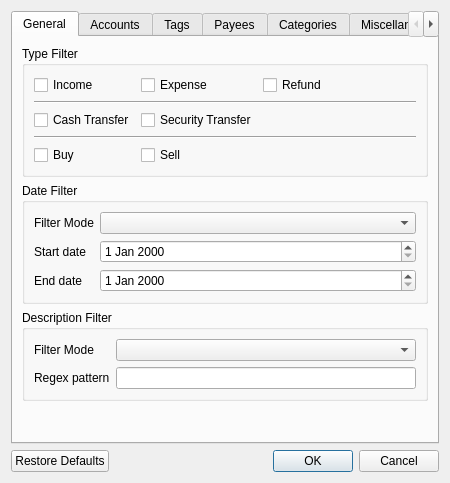
<?xml version="1.0" encoding="UTF-8"?>
<ui version="4.0">
 <class>TransactionFilterDialog</class>
 <widget class="QDialog" name="TransactionFilterDialog">
  <property name="windowModality">
   <enum>Qt::WindowModal</enum>
  </property>
  <property name="geometry">
   <rect>
    <x>0</x>
    <y>0</y>
    <width>450</width>
    <height>483</height>
   </rect>
  </property>
  <property name="sizePolicy">
   <sizepolicy hsizetype="Preferred" vsizetype="Preferred">
    <horstretch>0</horstretch>
    <verstretch>0</verstretch>
   </sizepolicy>
  </property>
  <property name="minimumSize">
   <size>
    <width>450</width>
    <height>0</height>
   </size>
  </property>
  <property name="windowTitle">
   <string>Dialog</string>
  </property>
  <property name="locale">
   <locale language="English" country="UnitedKingdom"/>
  </property>
  <layout class="QVBoxLayout" name="verticalLayout">
   <item>
    <widget class="QTabWidget" name="mainTabWidget">
     <property name="currentIndex">
      <number>0</number>
     </property>
     <widget class="QWidget" name="generalTab">
      <attribute name="title">
       <string>General</string>
      </attribute>
      <layout class="QVBoxLayout" name="verticalLayout_2">
       <item>
        <widget class="QGroupBox" name="typeFilterGroupBox">
         <property name="title">
          <string>Type Filter</string>
         </property>
         <property name="checkable">
          <bool>false</bool>
         </property>
         <property name="checked">
          <bool>false</bool>
         </property>
         <layout class="QHBoxLayout" name="horizontalLayout">
          <item>
           <layout class="QGridLayout" name="typeFilterGridLayout">
            <item row="0" column="0">
             <widget class="QCheckBox" name="incomeCheckBox">
              <property name="text">
               <string>Income</string>
              </property>
             </widget>
            </item>
            <item row="2" column="1">
             <widget class="QCheckBox" name="securityTransferCheckBox">
              <property name="text">
               <string>Security Transfer</string>
              </property>
             </widget>
            </item>
            <item row="0" column="1">
             <widget class="QCheckBox" name="expenseCheckBox">
              <property name="text">
               <string>Expense</string>
              </property>
             </widget>
            </item>
            <item row="0" column="3">
             <spacer name="horizontalSpacer">
              <property name="orientation">
               <enum>Qt::Horizontal</enum>
              </property>
              <property name="sizeHint" stdset="0">
               <size>
                <width>40</width>
                <height>20</height>
               </size>
              </property>
             </spacer>
            </item>
            <item row="1" column="0" colspan="4">
             <widget class="Line" name="typeFilterLine1">
              <property name="orientation">
               <enum>Qt::Horizontal</enum>
              </property>
             </widget>
            </item>
            <item row="4" column="1">
             <widget class="QCheckBox" name="sellCheckBox">
              <property name="text">
               <string>Sell</string>
              </property>
             </widget>
            </item>
            <item row="0" column="2">
             <widget class="QCheckBox" name="refundCheckBox">
              <property name="text">
               <string>Refund</string>
              </property>
             </widget>
            </item>
            <item row="2" column="0">
             <widget class="QCheckBox" name="cashTransferCheckBox">
              <property name="text">
               <string>Cash Transfer</string>
              </property>
             </widget>
            </item>
            <item row="4" column="0">
             <widget class="QCheckBox" name="buyCheckBox">
              <property name="text">
               <string>Buy</string>
              </property>
             </widget>
            </item>
            <item row="3" column="0" colspan="4">
             <widget class="Line" name="typeFilterLine2">
              <property name="orientation">
               <enum>Qt::Horizontal</enum>
              </property>
             </widget>
            </item>
           </layout>
          </item>
         </layout>
        </widget>
       </item>
       <item>
        <widget class="QGroupBox" name="dateFilterGroupBox">
         <property name="title">
          <string>Date Filter</string>
         </property>
         <layout class="QFormLayout" name="formLayout">
          <item row="0" column="0">
           <widget class="QLabel" name="dateFilterModeLabel">
            <property name="text">
             <string>Filter Mode</string>
            </property>
           </widget>
          </item>
          <item row="0" column="1">
           <widget class="QComboBox" name="dateFilterModeComboBox"/>
          </item>
          <item row="1" column="0">
           <widget class="QLabel" name="dateFilterStartLabel">
            <property name="text">
             <string>Start date</string>
            </property>
           </widget>
          </item>
          <item row="1" column="1">
           <widget class="QDateEdit" name="dateFilterStartDateEdit"/>
          </item>
          <item row="2" column="0">
           <widget class="QLabel" name="dateFilterEndLabel">
            <property name="text">
             <string>End date</string>
            </property>
           </widget>
          </item>
          <item row="2" column="1">
           <widget class="QDateEdit" name="dateFilterEndDateEdit"/>
          </item>
         </layout>
        </widget>
       </item>
       <item>
        <widget class="QGroupBox" name="descriptionFilterGroupBox">
         <property name="title">
          <string>Description Filter</string>
         </property>
         <layout class="QFormLayout" name="formLayout_2">
          <item row="0" column="0">
           <widget class="QLabel" name="descriptionFilterModeLabel">
            <property name="text">
             <string>Filter Mode</string>
            </property>
           </widget>
          </item>
          <item row="0" column="1">
           <widget class="QComboBox" name="descriptionFilterModeComboBox"/>
          </item>
          <item row="1" column="0">
           <widget class="QLabel" name="descriptionFilterPatternLabel">
            <property name="text">
             <string>Regex pattern</string>
            </property>
           </widget>
          </item>
          <item row="1" column="1">
           <widget class="QLineEdit" name="descriptionFilterPatternLineEdit"/>
          </item>
         </layout>
        </widget>
       </item>
       <item>
        <spacer name="generalTabVerticalSpacer">
         <property name="orientation">
          <enum>Qt::Vertical</enum>
         </property>
         <property name="sizeHint" stdset="0">
          <size>
           <width>20</width>
           <height>40</height>
          </size>
         </property>
        </spacer>
       </item>
      </layout>
     </widget>
     <widget class="QWidget" name="accountsTab">
      <attribute name="title">
       <string>Accounts</string>
      </attribute>
      <layout class="QVBoxLayout" name="verticalLayout_3">
       <item>
        <widget class="QGroupBox" name="accountsFilterModeGroupBox">
         <property name="title">
          <string>Accounts Filter Mode</string>
         </property>
         <layout class="QVBoxLayout" name="verticalLayout_4">
          <item>
           <widget class="QRadioButton" name="accountsFilterTreeRadioButton">
            <property name="text">
             <string>Filter based on Account Tree &quot;Show&quot; column</string>
            </property>
           </widget>
          </item>
          <item>
           <widget class="QRadioButton" name="accountsFilterSelectionRadioButton">
            <property name="text">
             <string>Filter based on selection below</string>
            </property>
           </widget>
          </item>
         </layout>
        </widget>
       </item>
       <item>
        <widget class="QTreeView" name="accountsTreeView">
         <property name="enabled">
          <bool>true</bool>
         </property>
        </widget>
       </item>
      </layout>
     </widget>
     <widget class="QWidget" name="tagsTab">
      <attribute name="title">
       <string>Tags</string>
      </attribute>
      <layout class="QVBoxLayout" name="verticalLayout_5">
       <item>
        <widget class="QLineEdit" name="tagsSearchLineEdit"/>
       </item>
       <item>
        <widget class="QListView" name="tagsListView"/>
       </item>
       <item>
        <layout class="QHBoxLayout" name="tagsButtonsHorizontalLayout">
         <item>
          <widget class="QPushButton" name="tagsSelectAllPushButton">
           <property name="text">
            <string>Select All</string>
           </property>
          </widget>
         </item>
         <item>
          <widget class="QPushButton" name="tagsUnselectAllPushButton">
           <property name="text">
            <string>Unselect All</string>
           </property>
          </widget>
         </item>
        </layout>
       </item>
       <item>
        <widget class="QGroupBox" name="splitTagsFilterGroupBox">
         <property name="title">
          <string>Split Tags Filter</string>
         </property>
         <layout class="QFormLayout" name="formLayout_4">
          <item row="0" column="0">
           <widget class="QLabel" name="splitTagsFilterModeLabel">
            <property name="text">
             <string>Filter Mode</string>
            </property>
           </widget>
          </item>
          <item row="0" column="1">
           <widget class="QComboBox" name="splitTagsFilterModeComboBox"/>
          </item>
         </layout>
        </widget>
       </item>
      </layout>
     </widget>
     <widget class="QWidget" name="payeesTab">
      <attribute name="title">
       <string>Payees</string>
      </attribute>
      <layout class="QVBoxLayout" name="verticalLayout_7">
       <item>
        <widget class="QLineEdit" name="payeesSearchLineEdit"/>
       </item>
       <item>
        <widget class="QListView" name="payeesListView"/>
       </item>
       <item>
        <layout class="QHBoxLayout" name="payeesButtonHorizontalLayout">
         <item>
          <widget class="QPushButton" name="payeesSelectAllPushButton">
           <property name="text">
            <string>Select All</string>
           </property>
          </widget>
         </item>
         <item>
          <widget class="QPushButton" name="payeesUnselectAllPushButton">
           <property name="text">
            <string>Unselect All</string>
           </property>
          </widget>
         </item>
        </layout>
       </item>
      </layout>
     </widget>
     <widget class="QWidget" name="categoriesTab">
      <attribute name="title">
       <string>Categories</string>
      </attribute>
      <layout class="QVBoxLayout" name="verticalLayout_10">
       <item>
        <widget class="QTabWidget" name="categoriesTypeTabWidget">
         <property name="currentIndex">
          <number>1</number>
         </property>
         <widget class="QWidget" name="incomeCategoriesTab">
          <attribute name="title">
           <string>Income</string>
          </attribute>
          <layout class="QVBoxLayout" name="verticalLayout_11">
           <item>
            <widget class="QTreeView" name="incomeCategoriesTreeView"/>
           </item>
           <item>
            <layout class="QHBoxLayout" name="incomeCategoriesButtonHorizontalLayout">
             <item>
              <widget class="QPushButton" name="incomeCategoriesSelectAllPushButton">
               <property name="text">
                <string>Select All</string>
               </property>
              </widget>
             </item>
             <item>
              <widget class="QPushButton" name="incomeCategoriesUnselectAllPushButton">
               <property name="text">
                <string>Unselect All</string>
               </property>
              </widget>
             </item>
            </layout>
           </item>
          </layout>
         </widget>
         <widget class="QWidget" name="expenseCategoriesTab">
          <attribute name="title">
           <string>Expense</string>
          </attribute>
          <layout class="QVBoxLayout" name="verticalLayout_12">
           <item>
            <widget class="QTreeView" name="expenseCategoriesTreeView"/>
           </item>
           <item>
            <layout class="QHBoxLayout" name="expenseCategoriesButtonHorizontalLayout">
             <item>
              <widget class="QPushButton" name="expenseCategoriesSelectAllPushButton">
               <property name="text">
                <string>Select All</string>
               </property>
              </widget>
             </item>
             <item>
              <widget class="QPushButton" name="expenseCategoriesUnselectAllPushButton">
               <property name="text">
                <string>Unselect All</string>
               </property>
              </widget>
             </item>
            </layout>
           </item>
          </layout>
         </widget>
         <widget class="QWidget" name="incomeAndExpenseCategoriesTab">
          <attribute name="title">
           <string>Income and Expense</string>
          </attribute>
          <layout class="QVBoxLayout" name="verticalLayout_13">
           <item>
            <widget class="QTreeView" name="incomeAndExpenseCategoriesTreeView"/>
           </item>
           <item>
            <layout class="QHBoxLayout" name="incomeAndExpenseCategoriesButtonHorizontalLayout">
             <item>
              <widget class="QPushButton" name="incomeAndExpenseCategoriesUnselectAllPushButton">
               <property name="text">
                <string>Select All</string>
               </property>
              </widget>
             </item>
             <item>
              <widget class="QPushButton" name="incomeAndExpenseCategoriesSelectAllPushButton">
               <property name="text">
                <string>Unselect All</string>
               </property>
              </widget>
             </item>
            </layout>
           </item>
          </layout>
         </widget>
        </widget>
       </item>
       <item>
        <widget class="QGroupBox" name="splitCategoriesFilterGroupBox">
         <property name="title">
          <string>Split Categories Filter</string>
         </property>
         <layout class="QFormLayout" name="formLayout_3">
          <item row="0" column="0">
           <widget class="QLabel" name="splitCategoriesFilterModeLabel">
            <property name="text">
             <string>Filter Mode</string>
            </property>
           </widget>
          </item>
          <item row="0" column="1">
           <widget class="QComboBox" name="splitCategoriesFilterModeComboBox"/>
          </item>
         </layout>
        </widget>
       </item>
      </layout>
     </widget>
     <widget class="QWidget" name="miscellaneousTab">
      <attribute name="title">
       <string>Miscellaneous</string>
      </attribute>
      <layout class="QVBoxLayout" name="verticalLayout_6">
       <item>
        <widget class="QGroupBox" name="currencyFilterGroupBox">
         <property name="title">
          <string>Currency Filter</string>
         </property>
         <layout class="QVBoxLayout" name="verticalLayout_8">
          <item>
           <widget class="QListView" name="currencyListView"/>
          </item>
          <item>
           <layout class="QHBoxLayout" name="currencyFilterButtonHorizontalLayout">
            <item>
             <widget class="QPushButton" name="currencyFilterSelectAllPushButton">
              <property name="text">
               <string>PushButton</string>
              </property>
             </widget>
            </item>
            <item>
             <widget class="QPushButton" name="currencyFilterUnselectAllPushButton">
              <property name="text">
               <string>PushButton</string>
              </property>
             </widget>
            </item>
           </layout>
          </item>
         </layout>
        </widget>
       </item>
       <item>
        <widget class="QGroupBox" name="securityFilterGroupBox">
         <property name="title">
          <string>Security Filter</string>
         </property>
         <layout class="QVBoxLayout" name="verticalLayout_9">
          <item>
           <widget class="QListView" name="securityListView"/>
          </item>
          <item>
           <layout class="QHBoxLayout" name="securityFilterButtonHorizontalLayout">
            <item>
             <widget class="QPushButton" name="securityFilterSelectAllPushButton">
              <property name="text">
               <string>PushButton</string>
              </property>
             </widget>
            </item>
            <item>
             <widget class="QPushButton" name="securityFilterUnselectAllPushButton">
              <property name="text">
               <string>PushButton</string>
              </property>
             </widget>
            </item>
           </layout>
          </item>
         </layout>
        </widget>
       </item>
      </layout>
     </widget>
    </widget>
   </item>
   <item>
    <widget class="QDialogButtonBox" name="buttonBox">
     <property name="standardButtons">
      <set>QDialogButtonBox::Cancel|QDialogButtonBox::Ok|QDialogButtonBox::RestoreDefaults</set>
     </property>
    </widget>
   </item>
  </layout>
 </widget>
 <resources/>
 <connections/>
</ui>
